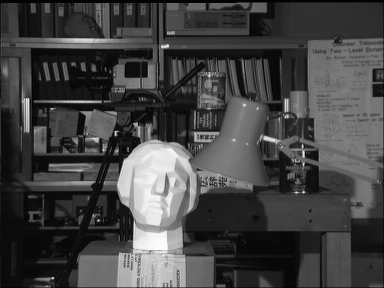
//> input picture stereo_match/tsukuba_l.png, 384 x 288 px
$ ./SAD   (built with g++ and OpenCV 4)
//> lines starting //> are read from the running program, lines starting //| are printed output that depends on the picture
#include<iostream>
#include<cv.h>
#include<highgui.h>

using namespace std;
int main(){
    /*Half of the window size for the census transform*/
    int hWin = 3;
    int compareLength = (2*hWin+1)*(2*hWin+1);

    cout<<"hWin: "<<hWin<<";  "<<"compare length:  "<<compareLength<<endl;
    cout<<"SAD test"<<endl;
    // char stopKey;
    IplImage * leftImage = cvLoadImage("../tsukuba_l.png",0);
//> leftImage is the input picture: 288 rows x 384 cols, CV_8UC1; min 0, max 252, mean 67.6
    IplImage * rightImage = cvLoadImage("../tsukuba_r.png",0);
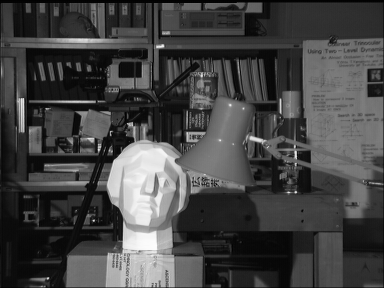
//> input picture stereo_match/tsukuba_r.png, 384 x 288 px
//> rightImage is the input picture: 288 rows x 384 cols, CV_8UC1; min 0, max 253, mean 68

    int imageWidth = leftImage->width;
//> imageWidth = 384
    int imageHeight =leftImage->height;
//> imageHeight = 288

    IplImage * SADImage = cvCreateImage(cvGetSize(leftImage),leftImage->depth,1);
    IplImage * MatchLevelImage = cvCreateImage(cvGetSize(leftImage),leftImage->depth,1);

    int minDBounds = 0;
    int maxDBounds = 31;

    cvNamedWindow("Left",1);
    cvNamedWindow("Right",1);
    cvNamedWindow("SAD",1);
    cvNamedWindow("MatchLevel",1);

    cvShowImage("Left",leftImage);
    cvShowImage("Right",rightImage);


    /*Census Transform */
    int i,j ,m,n,k;
    unsigned char centerPixel = 0;
    unsigned char neighborPixel = 0;
    int bitCount = 0;
    unsigned int bigger = 0;


    int sum = 0;
    unsigned int *matchLevel = new unsigned int[maxDBounds - minDBounds  + 1];
    int tempMin = 0;
    int tempIndex = 0;

    unsigned char* dst;
    unsigned char* leftSrc  = NULL;
    unsigned char* rightSrc = NULL;

    unsigned char leftPixel = 0;
    unsigned char rightPixel =0;
    unsigned char subPixel = 0;


    for(i = 0 ; i < leftImage->height;i++){
        for(j = 0; j< leftImage->width;j++){

            for (k = minDBounds;k <= maxDBounds;k++)
            {
                sum = 0;
                for (m = i-hWin; m <= i + hWin;m++)
                {
                    for (n = j - hWin; n <= j + hWin;n++)
                    {
                          if (m < 0 || m >= imageHeight || n <0 || n >= imageWidth )
                          {
                              subPixel  = 0;
                          }else if (n + k >= imageWidth)
                          {
                              subPixel = 0;
                          }else
                          {
                              leftSrc = (unsigned char*)leftImage->imageData
                                          + m*leftImage->widthStep + n + k;
                              rightSrc = (unsigned char*)rightImage->imageData
                                           + m*rightImage->widthStep + n;

                              leftPixel = *leftSrc;
                              rightPixel = *rightSrc;
                              if (leftPixel > rightPixel)
                              {
                                   subPixel = leftPixel - rightPixel;
                              }else
                              {
                                   subPixel = rightPixel -leftPixel;
                              }

                          }

                          sum += subPixel;
                    }
                }
                matchLevel[k] = sum;
                //cout<<sum<<endl;
            }

            /*寻找最佳匹配点*/
           // matchLevel[0] = 1000000;

            tempMin = 0;
            tempIndex = 0;
            for ( m = 1;m < maxDBounds - minDBounds + 1;m++)
            {
                //cout<<matchLevel[m]<<endl;
                if (matchLevel[m] < matchLevel[tempIndex])
                {
                    tempMin = matchLevel[m];
                    tempIndex = m;
                }
            }
            dst = (unsigned char *)SADImage->imageData + i*SADImage->widthStep + j;
            //cout<<"index: "<<tempIndex<<"  ";

            *dst = tempIndex*8;

            dst = (unsigned char *)MatchLevelImage->imageData + i*MatchLevelImage->widthStep + j;
            *dst = tempMin;
            //cout<<"min:  "<<tempMin<<"  ";
            //cout<< tempIndex<<"  " <<tempMin<<endl;
        }
        //cvWaitKey(0);
    }
//> this loop made 288 passes
//> (leftPixel, rightPixel) on passes 1 to 3: (19, 41), (19, 40), (19, 41)
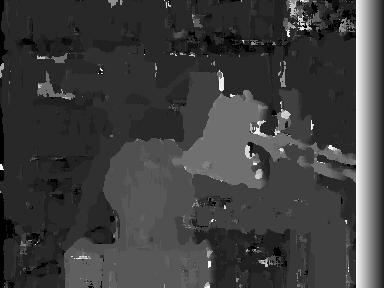
//> SADImage: 288 rows x 384 cols, CV_8UC1; min 0, max 248, mean 62.2
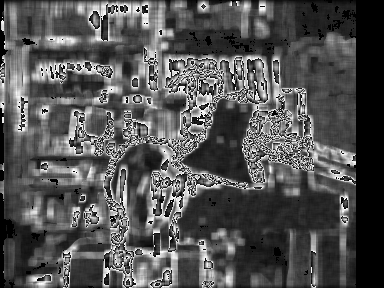
//> MatchLevelImage: 288 rows x 384 cols, CV_8UC1; min 0, max 255, mean 83.4
//> after the loop, sum = 0; subPixel = 0; leftPixel = 22; rightPixel = 40; tempMin = 0; tempIndex = 4

    cvShowImage("SAD",SADImage);
    cvShowImage("MatchLevel",MatchLevelImage);
    cvSaveImage("depth.jpg",SADImage);
    cvSaveImage("matchLevel.jpg",MatchLevelImage);

    cvWaitKey(0);
    cvDestroyAllWindows();
    cvReleaseImage(&leftImage);
    cvReleaseImage(&rightImage);
    return 0;
}
